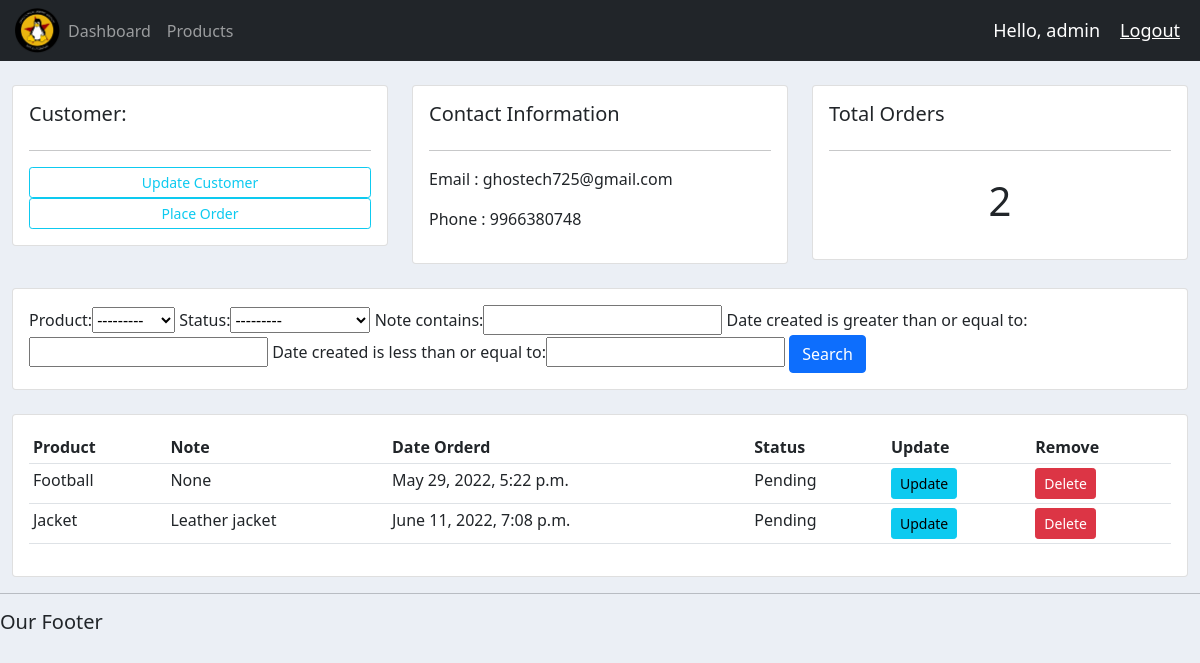
Page /customer/1 (signed in) on the committed database.
### customer/models.py (models this page shows, shortened)
class Customer(models.Model):
    user = models.OneToOneField(User, null=True, on_delete=models.CASCADE)
    name = models.CharField(max_length=200, null=True)
    phone = models.CharField(max_length=200, null=True)
    email = models.CharField(max_length=200, null=True)
    profile_pic = models.ImageField(default="profile1.png", upload_to='', null=True, blank=True)
    date_created = models.DateTimeField(auto_now_add=True, null=True)

class Order(models.Model):
    STATUS = (
        ('Pending', 'Pending'),
        ('Out for delivery', 'Out for delivery'),
        ('Delivered', 'Delivered'),
    )
    customer = models.ForeignKey(Customer, null=True, on_delete=models.SET_NULL)
    product = models.ForeignKey(Product, null=True, on_delete=models.SET_NULL)
    date_created = models.DateTimeField(auto_now_add=True, null=True)
    status = models.CharField(max_length=200, null=True, choices=STATUS)
    note = models.CharField(max_length=1000, null=True)

class Product(models.Model):
    CATEGORY = (
        ('Indoor', 'Indoor'),
        ('Out Door', 'Out Door'),
    )
    name = models.CharField(max_length=200, null=True)
    price = models.FloatField(null=True)
    category = models.CharField(max_length=200, null=True, choices=CATEGORY)
    description = models.CharField(max_length=200, null=True, blank=True)
    date_created = models.DateTimeField(auto_now_add=True, null=True)
    tags = models.ManyToManyField(Tag)
    def __str__(self):
        return self.name

### customer/decorators.py (the view)
        def wrapper_func(request, *args, **kwargs):
            group = None
            if request.user.groups.exists():                #Checking if the user is in any group
                group = request.user.groups.all()[0].name   #Getting the 1st group name
            if group in allowed_roles:
                return view_func(request, *args, **kwargs)
            else:
                return HttpResponse('You are not authorized to view this page')

### customer/views.py (called while the page is built)
@login_required(login_url='/login')
@allowed_users(allowed_roles=['admin'])
def customer(request, pk):
    customer = Customer.objects.get(id=pk)
    orders = customer.order_set.all()
    total_order = orders.count()
    myFilter = OrderFilter(request.GET, queryset=orders)
    orders = myFilter.qs
    context = {'customer':customer, 'orders':orders, 'total_order':total_order, 'myFilter':myFilter}
    return render(request, 'customer/customer.html', context)

### customer/templates/customer/customer.html
{%  extends 'customer/main.html' %}
{% block content %}
	<br>
<div class="row">
	<div class="col-md">
		<div class="card card-body">
			<h5>Customer:</h5>
			<hr>
			<a class="btn btn-outline-info  btn-sm btn-block" href="">Update Customer</a>
			<a class="btn btn-outline-info  btn-sm btn-block" href="{% url 'customer:create_order' customer.id %}">Place Order</a>
		</div>
	</div>
	<div class="col-md">
		<div class="card card-body">
			<h5>Contact Information</h5>
			<hr>
			<p>Email : {{customer.email}}</p>
			<p>Phone : {{customer.phone}}</p>
		</div>
	</div>
	<div class="col-md">
		<div class="card card-body">
			<h5>Total Orders</h5>
			<hr>
			<h1 style="text-align: center;padding: 10px">{{ total_order }}</h1>
		</div>
	</div>
</div>
<br>
<div class="row">
	<div class="col">
		<div class="card card-body">
			<form method="get">
				{{ myFilter.form }}
		    <button class="btn btn-primary" type="submit">Search</button>
		  </form>
		</div>
	</div>
</div>
<br>
<div class="row">
	<div class="col-md">
		<div class="card card-body">
			<table class="table table-sm">
				<tr>
					<th>Product</th>
					<th>Note</th>
					<th>Date Orderd</th>
					<th>Status</th>
					<th>Update</th>
					<th>Remove</th>
				</tr>
				{% for order in orders %}
				<tr>
					<td>{{order.product}}</td>
					<td>{{order.note}}</td>
					<td>{{order.date_created}}</td>
					<td>{{order.status}}</td>
					<td><a class="btn btn-sm btn-info" href="{% url 'customer:update_order' order.id %}">Update</a></td>
					<td><a class="btn btn-sm btn-danger" href="{% url 'customer:delete_order' order.id %}">Delete</a></td>
				</tr>
				{% endfor %}
			</table>
		</div>
	</div>
</div>
{% endblock %}

### customer/templates/customer/navbar.html (shortened to what this page needs)
{% load static %}
<nav class="navbar navbar-expand-lg navbar-dark bg-dark">
  <img src="{% static 'customer/glug_logo_transparent.png' %}" alt="" srcset="" height="45hv" style="margin-left: 15px;">
  <div class="collapse navbar-collapse" id="navbarNav">
    <ul class="navbar-nav">
      {% if request.user.is_staff %}
        <li class="nav-item active">
          <a class="nav-link" href="{% url 'customer:home' %}">Dashboard</a>
        </li>
        <li class="nav-item">
          <a class="nav-link" href="{% url 'customer:products' %}">Products</a>
        </li>
      {% else %}
        <li class="nav-item">
          <a href="{% url 'customer:account' %}" class="nav-link">Settings</a>
        </li>
      {% endif %}
    </ul>
  </div>
  <span class="hello-msg">Hello, {{request.user}}</span>
  <span ><a  class="hello-msg" href="{% url 'customer:logout' %}">Logout</a></span>
</nav>

### customer/static/customer/main.css (style rules this page uses)
body { background-color: #ebeff5; }

### customer/templates/customer/navbar.html (style rules this page uses)
.hello-msg { font-size: 18px; color: #fff; margin-right: 20px; }

### rows in the picture
Customer: email "ghostech725@gmail.com", phone "9966380748"
Order: product "Football", note "None", date_created "May 29, 2022, 5:22 p.m.", status "Pending"
Order: product "Jacket", note "Leather jacket", date_created "June 11, 2022, 7:08 p.m.", status "Pending"

### other values in the picture
{{ request.user }} "admin"
{{ total_order }} "2"
